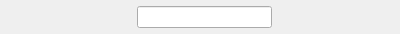
<?xml version="1.0" encoding="UTF-8"?>
<ui version="4.0">
 <class>SearchBar</class>
 <widget class="QWidget" name="SearchBar">
  <property name="geometry">
   <rect>
    <x>0</x>
    <y>0</y>
    <width>400</width>
    <height>34</height>
   </rect>
  </property>
  <property name="windowTitle">
   <string>Form</string>
  </property>
  <layout class="QHBoxLayout" name="horizontalLayout">
   <property name="spacing">
    <number>2</number>
   </property>
   <property name="leftMargin">
    <number>2</number>
   </property>
   <property name="topMargin">
    <number>2</number>
   </property>
   <property name="rightMargin">
    <number>2</number>
   </property>
   <property name="bottomMargin">
    <number>2</number>
   </property>
   <item>
    <spacer name="horizontalSpacer">
     <property name="orientation">
      <enum>Qt::Horizontal</enum>
     </property>
     <property name="sizeHint" stdset="0">
      <size>
       <width>40</width>
       <height>20</height>
      </size>
     </property>
    </spacer>
   </item>
   <item>
    <widget class="QLineEdit" name="searchEdit">
     <property name="sizePolicy">
      <sizepolicy hsizetype="Expanding" vsizetype="Fixed">
       <horstretch>0</horstretch>
       <verstretch>0</verstretch>
      </sizepolicy>
     </property>
     <property name="minimumSize">
      <size>
       <width>100</width>
       <height>0</height>
      </size>
     </property>
    </widget>
   </item>
   <item>
    <widget class="QPushButton" name="findPrev">
     <property name="enabled">
      <bool>false</bool>
     </property>
     <property name="sizePolicy">
      <sizepolicy hsizetype="Preferred" vsizetype="Preferred">
       <horstretch>0</horstretch>
       <verstretch>0</verstretch>
      </sizepolicy>
     </property>
     <property name="text">
      <string/>
     </property>
     <property name="icon">
      <iconset theme="go-up">
       <normaloff/>
      </iconset>
     </property>
     <property name="flat">
      <bool>true</bool>
     </property>
    </widget>
   </item>
   <item>
    <widget class="QPushButton" name="findNext">
     <property name="enabled">
      <bool>false</bool>
     </property>
     <property name="sizePolicy">
      <sizepolicy hsizetype="Preferred" vsizetype="Preferred">
       <horstretch>0</horstretch>
       <verstretch>0</verstretch>
      </sizepolicy>
     </property>
     <property name="text">
      <string/>
     </property>
     <property name="icon">
      <iconset theme="go-down">
       <normaloff/>
      </iconset>
     </property>
     <property name="flat">
      <bool>true</bool>
     </property>
    </widget>
   </item>
   <item>
    <widget class="QPushButton" name="findClose">
     <property name="sizePolicy">
      <sizepolicy hsizetype="Preferred" vsizetype="Preferred">
       <horstretch>0</horstretch>
       <verstretch>0</verstretch>
      </sizepolicy>
     </property>
     <property name="text">
      <string/>
     </property>
     <property name="icon">
      <iconset theme="window-close">
       <normaloff/>
      </iconset>
     </property>
     <property name="flat">
      <bool>true</bool>
     </property>
    </widget>
   </item>
  </layout>
 </widget>
 <resources/>
 <connections/>
</ui>
